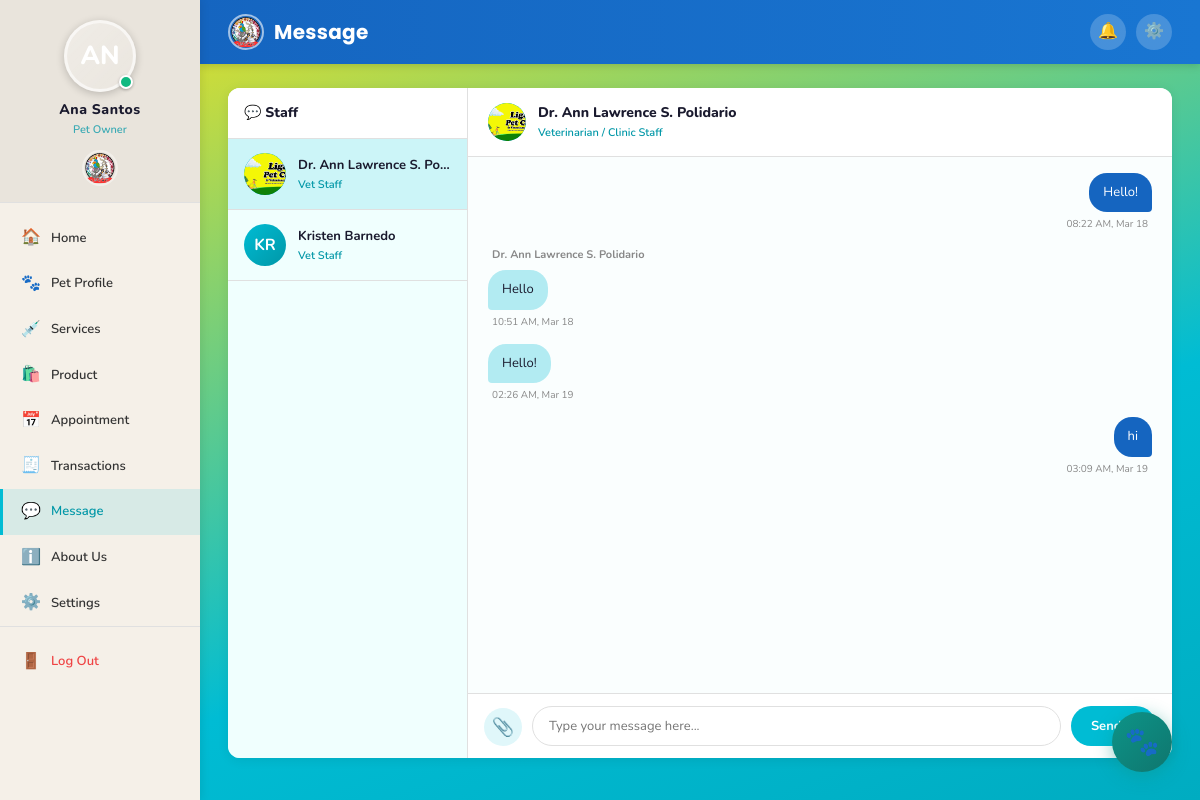
The page /user/messages.php (signed in) on the database as committed earlier.
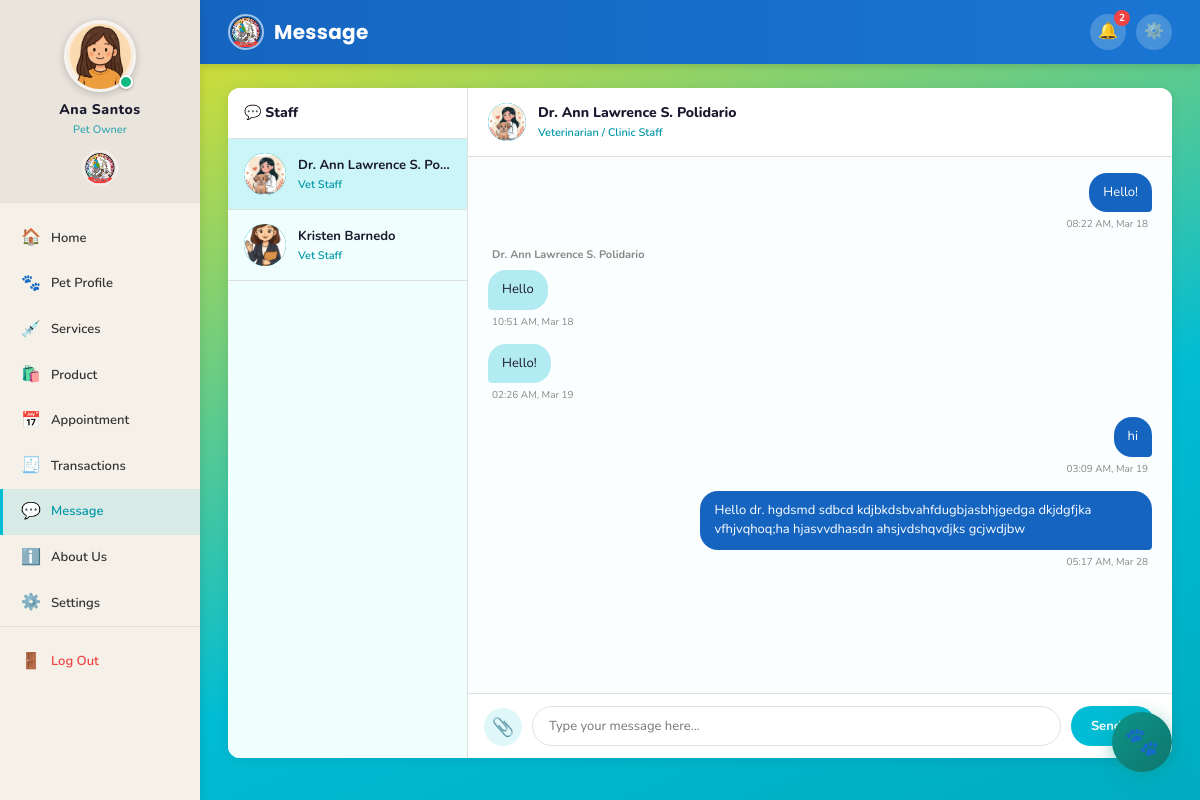
The same page on the database as committed later.
### tables this page shows
CREATE TABLE `users` (
  `id` int(11) NOT NULL,
  `name` varchar(100) NOT NULL,
  `address` varchar(255) DEFAULT NULL,
  `contact_no` varchar(20) DEFAULT NULL,
  `email` varchar(100) NOT NULL,
  `password` varchar(255) NOT NULL,
  `profile_picture` varchar(255) DEFAULT NULL,
  `gender` enum('male','female') DEFAULT 'female',
  `role` enum('user','admin','staff') DEFAULT 'user',
  `position` varchar(100) DEFAULT NULL,
  `status` enum('active','inactive') DEFAULT 'active',
  `created_at` timestamp NOT NULL DEFAULT current_timestamp(),
  `updated_at` timestamp NOT NULL DEFAULT current_timestamp() ON UPDATE current_timestamp(),
  `archived` tinyint(1) DEFAULT 0
);

CREATE TABLE `messages` (
  `id` int(11) NOT NULL,
  `sender_id` int(11) NOT NULL,
  `receiver_id` int(11) NOT NULL,
  `message` text NOT NULL,
  `attachment` varchar(255) DEFAULT '',
  `is_read` tinyint(1) DEFAULT 0,
  `created_at` timestamp NOT NULL DEFAULT current_timestamp(),
  `deleted_by_admin` tinyint(1) DEFAULT 0,
  `deleted_by_user` tinyint(1) DEFAULT 0
);

### includes/db.php (called while the page is built, shortened)
<?php
function getRow($conn, $sql) {
    $result = mysqli_query($conn, $sql);
    if ($result && mysqli_num_rows($result) > 0) {
        return mysqli_fetch_assoc($result);
    }
    return null;
}
function getRows($conn, $sql) {
    $result = mysqli_query($conn, $sql);
    $rows = [];
    if ($result && mysqli_num_rows($result) > 0) {
        while ($row = mysqli_fetch_assoc($result)) {
            $rows[] = $row;
        }
    }
    return $rows;
}
function getUnreadNotifications($conn, $user_id) {
    $user_id = (int)$user_id;
    $result = mysqli_query($conn, "SELECT COUNT(*) as cnt FROM notifications WHERE user_id = $user_id AND is_read = 0");
    $row = mysqli_fetch_assoc($result);
    return $row['cnt'] ?? 0;
}
?>

### user/messages.php (the view, shortened to what the changed rows need)
<?php
require_once '../includes/auth.php';
$user_id = (int)$_SESSION['user_id'];
$staff = getRows($conn,
    "SELECT id, name, profile_picture FROM users WHERE role='admin' ORDER BY name ASC");
$chat_with = isset($_GET['staff']) ? (int)$_GET['staff'] : ($staff[0]['id'] ?? 0);
$chat_user = $chat_with ? getRow($conn, "SELECT * FROM users WHERE id=$chat_with") : null;
if ($chat_with) {    mysqli_query($conn,
        "UPDATE messages SET is_read=1
         WHERE sender_id=$chat_with AND receiver_id=$user_id AND is_read=0");
}
$conversation = [];
if ($chat_with) {
    $conversation = getRows($conn,
        "SELECT m.*, u.name AS sender_name
         FROM messages m
         JOIN users u ON m.sender_id = u.id
         WHERE ((m.sender_id=$user_id AND m.receiver_id=$chat_with)
            OR (m.sender_id=$chat_with AND m.receiver_id=$user_id))
           AND m.deleted_by_user = 0
         ORDER BY m.created_at ASC");
}
function resolveAvatar(string $pic, string $diskBase, string $webBase): array {
    if (!empty($pic) && file_exists($diskBase . $pic)) {
        return ['show' => true, 'src' => $webBase . htmlspecialchars($pic)];
    }
    return ['show' => false, 'src' => ''];
}
?>
<!DOCTYPE html>
<html lang="en">
<head>
    <link rel="stylesheet" href="../assets/css/style.css">
</head>
<body>
<div class="app-wrapper">
    <?php include '../includes/sidebar_user.php'; ?>
    <div class="main-content">
        <div class="topbar">
            <div class="topbar-actions">
                <a href="notifications.php" class="topbar-btn">
                    🔔
                    <?php $notif_count = getUnreadNotifications($conn, $user_id); if ($notif_count > 0): ?>
                        <span class="badge-count"><?= $notif_count ?></span>
                    <?php endif; ?>
                </a>
            </div>
        </div>
        <div class="page-body" style="padding-bottom:0;">
            <div class="msg-layout">
                <div class="contacts-panel">
                    <?php if (empty($staff)): ?>
                        <p style="padding:16px;font-size:13px;color:var(--text-light);">
                            No staff available.
                        </p>
                    <?php else: ?>
                        <?php foreach ($staff as $s):
                            $is_active = $s['id'] == $chat_with ? 'active' : '';
                            $initials  = strtoupper(substr($s['name'], 0, 2));
                            $av        = resolveAvatar($s['profile_picture'] ?? '', $_avatar_disk_base, $_avatar_web_base);
                        ?>
                            <a href="messages.php?staff=<?= $s['id'] ?>"
                               class="contact-item <?= $is_active ?>">
                                <div class="contact-avatar">
                                    <?php if ($av['show']): ?>
                                        <img src="<?= $av['src'] ?>"
                                             alt="<?= htmlspecialchars($s['name']) ?>"
                                             onerror="this.style.display='none';this.nextElementSibling.style.display='flex';">
                                    <?php else: ?>
                                        <div class="ca-initials"><?= $initials ?></div>
                                    <?php endif; ?>
                                </div>
                                <div class="contact-info">
                                    <div class="contact-name"><?= htmlspecialchars($s['name']) ?></div>
                                    <div class="contact-role">Vet Staff</div>
                                </div>
                            </a>
                        <?php endforeach; ?>
                    <?php endif; ?>
                </div>
                <div class="chat-panel">
                    <?php if ($chat_user):
                        $cu_initials = strtoupper(substr($chat_user['name'], 0, 2));
                        $cu_av       = resolveAvatar($chat_user['profile_picture'] ?? '', $_avatar_disk_base, $_avatar_web_base);
                    ?>
                    <div class="chat-header">
                        <div class="chat-header-avatar">
                            <?php if ($cu_av['show']): ?>
                                <img src="<?= $cu_av['src'] ?>"
                                     alt="<?= htmlspecialchars($chat_user['name']) ?>"
                                     onerror="this.style.display='none';this.parentElement.textContent='<?= $cu_initials ?>'">
                            <?php else: ?>
                                <?= $cu_initials ?>
                            <?php endif; ?>
                        </div>
                        <div class="chat-header-info">
                            <div class="chat-name"><?= htmlspecialchars($chat_user['name']) ?></div>
                            <div class="chat-role">Veterinarian / Clinic Staff</div>
                        </div>
                    </div>
                    <div class="chat-messages" id="chatMessages">
                        <?php if (empty($conversation)): ?>
                            <div class="chat-empty">
                                <div class="ce-icon">💬</div>
                                <h3>Start the conversation!</h3>
                                <p>Send a message to <?= htmlspecialchars($chat_user['name']) ?></p>
                            </div>
                        <?php else: ?>
                            <?php
                            $prev_sender = null;
                            foreach ($conversation as $msg):
                                $is_sent     = ($msg['sender_id'] == $user_id);
                                $type        = $is_sent ? 'sent' : 'recv';
                                $show_name   = ($msg['sender_id'] !== $prev_sender);
                                $prev_sender = $msg['sender_id'];
                                $time_str    = date('h:i A', strtotime($msg['created_at']));
                                $date_str    = date('M d',   strtotime($msg['created_at']));
                            ?>
                            <div class="msg-group <?= $type ?>">
                                <?php if ($show_name && !$is_sent): ?>
                                    <div class="msg-sender-name">
                                        <?= htmlspecialchars($msg['sender_name']) ?>
                                    </div>
                                <?php endif; ?>
                                <div class="msg-bubble <?= $type ?>">
                                    <?php if ($msg['message']): ?>
                                        <?= nl2br(htmlspecialchars($msg['message'])) ?>
                                    <?php endif; ?>
                                </div>
                                <div class="msg-time"><?= $time_str ?>, <?= $date_str ?></div>
                            </div>
                            <?php endforeach; ?>
                        <?php endif; ?>
                    </div>
                    <form method="POST" class="chat-input-area" id="msgForm"
                          onsubmit="return submitMessage()"
                          enctype="multipart/form-data">
                        <label class="file-attach-btn" title="Attach file">
                            📎
                        </label>
                        <div style="flex:1;display:flex;flex-direction:column;gap:4px;">
                            <input type="text" name="message" id="msgInput"
                                   placeholder="Type your message here..."
                                   autocomplete="off">
                        </div>
                        <button type="submit" class="send-btn">Send ➤</button>
                    </form>
                    <?php endif; ?>
                </div>
            </div>
        </div>
    </div>
</div>
</body>
</html>

### includes/sidebar_user.php (shortened to what the changed rows need)
<?php
$current_page = basename($_SERVER['PHP_SELF']);
$user_data     = getRow($conn, "SELECT name, profile_picture, gender FROM users WHERE id=" . (int)$_SESSION['user_id']);
$user_name     = $user_data['name']            ?? ($_SESSION['user_name'] ?? 'Pet Owner');
$user_gender   = $user_data['gender']          ?? 'female';
$user_pic      = $user_data['profile_picture'] ?? '';
$user_initials = strtoupper(substr($user_name, 0, 2));
$_avatar_disk_base = dirname(__DIR__) . '/assets/images/avatars/';
$_avatar_web_base  = '../assets/images/avatars/';
$_avatar_default   = $user_gender === 'male' ? 'boy_profile.jpg' : 'girl_profile.jpg';
if (!empty($user_pic) && file_exists($_avatar_disk_base . $user_pic)) {
    $avatar_src  = $_avatar_web_base . htmlspecialchars($user_pic);
    $avatar_show = true;
} elseif (file_exists($_avatar_disk_base . $_avatar_default)) {
    $avatar_src  = $_avatar_web_base . $_avatar_default;
    $avatar_show = true;
} else {
    $avatar_src  = '';
    $avatar_show = false;
}
$nav_items = [
    ['Home',         'dashboard.php',    '🏠'],
    ['Pet Profile',  'pet_profile.php',  '🐾'],
    ['Services',     'services.php',     '💉'],
    ['Product',      'products.php',     '🛍️'],
    ['Appointment',  'appointments.php', '📅'],
    ['Transactions', 'transactions.php', '🧾'],
    ['Message',      'messages.php',     '💬'],
    ['About Us',     'about.php',        'ℹ️'],
    ['Settings',     'settings.php',     '⚙️'],
];
?>
<aside class="sidebar">
    <a href="profile.php" class="sidebar-logo"
       style="flex-direction:column; align-items:center; padding:20px 16px 16px; gap:10px;
              text-decoration:none; cursor:pointer; transition:var(--transition);"
       onmouseover="this.style.background='rgba(0,0,0,0.05)'"
       onmouseout="this.style.background='transparent'">
        <div style="position:relative; width:72px; height:72px; flex-shrink:0;">
            <?php if ($avatar_show): ?>
                <img src="<?= $avatar_src ?>"
                     alt="<?= htmlspecialchars($user_name) ?>"
                     id="sidebarUserAvatar"
                     style="width:72px; height:72px; border-radius:50%; object-fit:cover;
                            border:3px solid rgba(255,255,255,0.6);
                            box-shadow:0 2px 8px rgba(0,0,0,0.2);"
                     onerror="this.style.display='none'; document.getElementById('sidebarUserInitials').style.display='flex';">
            <?php else: ?>
                <div id="sidebarUserInitials"
                     style="display:flex; width:72px; height:72px; border-radius:50%;
                            background:linear-gradient(135deg,rgba(255,255,255,0.3),rgba(255,255,255,0.1));
                            border:3px solid rgba(255,255,255,0.6);
                            align-items:center; justify-content:center;
                            font-size:26px; font-weight:800; color:#fff;
                            box-shadow:0 2px 8px rgba(0,0,0,0.2);">
                    <?= $user_initials ?>
                </div>
            <?php endif; ?>
            <span style="position:absolute; bottom:3px; right:3px;
                         width:14px; height:14px; border-radius:50%;
                         background:#10b981; border:2px solid #fff;
                         box-shadow:0 1px 3px rgba(0,0,0,0.3);">
            </span>
        </div>
        <div style="text-align:center;">
            <div class="username" style="font-size:14px; font-weight:800; letter-spacing:0.5px;">
                <?= htmlspecialchars($user_name) ?>
            </div>
            <div class="role" style="font-size:11px; opacity:0.75; margin-top:2px;">
                Pet Owner
            </div>
        </div>
    </a>
    <nav class="sidebar-nav">
        <?php foreach ($nav_items as $item): ?>
            <?php
                $is_active = ($current_page === $item[1]) ? 'active' : '';
            ?>
            <a href="<?= $item[1] ?>" class="<?= $is_active ?>">
                <span class="nav-icon"><?= $item[2] ?></span>
                <span><?= $item[0] ?></span>
            </a>
        <?php endforeach; ?>
    </nav>
</aside>

Rows that differ between the two databases and show on the page:
changed users "Ana Santos": profile_picture: picture added; profile_picture "avatar_2_1774257244.png" → "avatar_2_1775185537.jpg" (drawn); name "AN" → (not shown)
changed users "Dr. Ann Lawrence S. Polidario": profile_picture: a different picture
changed users "Kristen Barnedo": profile_picture: picture added; profile_picture "av_adm_7_1774231997.png" → "av_adm_7_1775185576.jpg" (drawn); name "KR" → (not shown)
added messages: message "Hello dr. hgdsmd sdbcd kdjbkdsbvahfdugbjasbhjgedga dkjdgfjka vfhjvqhoq;ha hjasvvdhasdn ahsjvdshqvdjks gcjwdjbw", created_at "05:17 AM", created_at "Mar 28"
Other text that changed with them:
$notif_count: (not shown) → "2"
